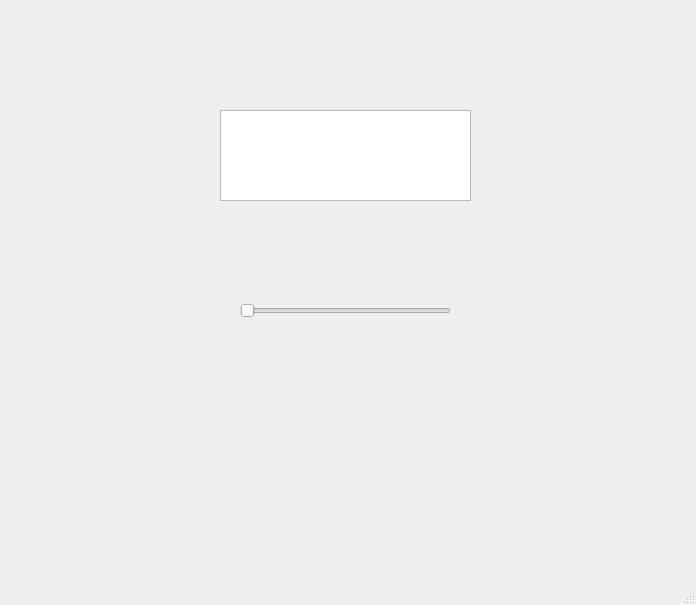
<?xml version="1.0" encoding="UTF-8"?>
<ui version="4.0">
 <class>MainWindow</class>
 <widget class="QMainWindow" name="MainWindow">
  <property name="geometry">
   <rect>
    <x>0</x>
    <y>0</y>
    <width>696</width>
    <height>605</height>
   </rect>
  </property>
  <property name="windowTitle">
   <string>MainWindow</string>
  </property>
  <widget class="QWidget" name="centralwidget">
   <widget class="QTextEdit" name="textEdit">
    <property name="geometry">
     <rect>
      <x>220</x>
      <y>110</y>
      <width>251</width>
      <height>91</height>
     </rect>
    </property>
   </widget>
   <widget class="QSlider" name="horizontalSlider">
    <property name="geometry">
     <rect>
      <x>240</x>
      <y>290</y>
      <width>211</width>
      <height>41</height>
     </rect>
    </property>
    <property name="orientation">
     <enum>Qt::Horizontal</enum>
    </property>
   </widget>
  </widget>
  <widget class="QMenuBar" name="menubar">
   <property name="geometry">
    <rect>
     <x>0</x>
     <y>0</y>
     <width>696</width>
     <height>21</height>
    </rect>
   </property>
  </widget>
  <widget class="QStatusBar" name="statusbar"/>
 </widget>
 <resources/>
 <connections/>
</ui>
